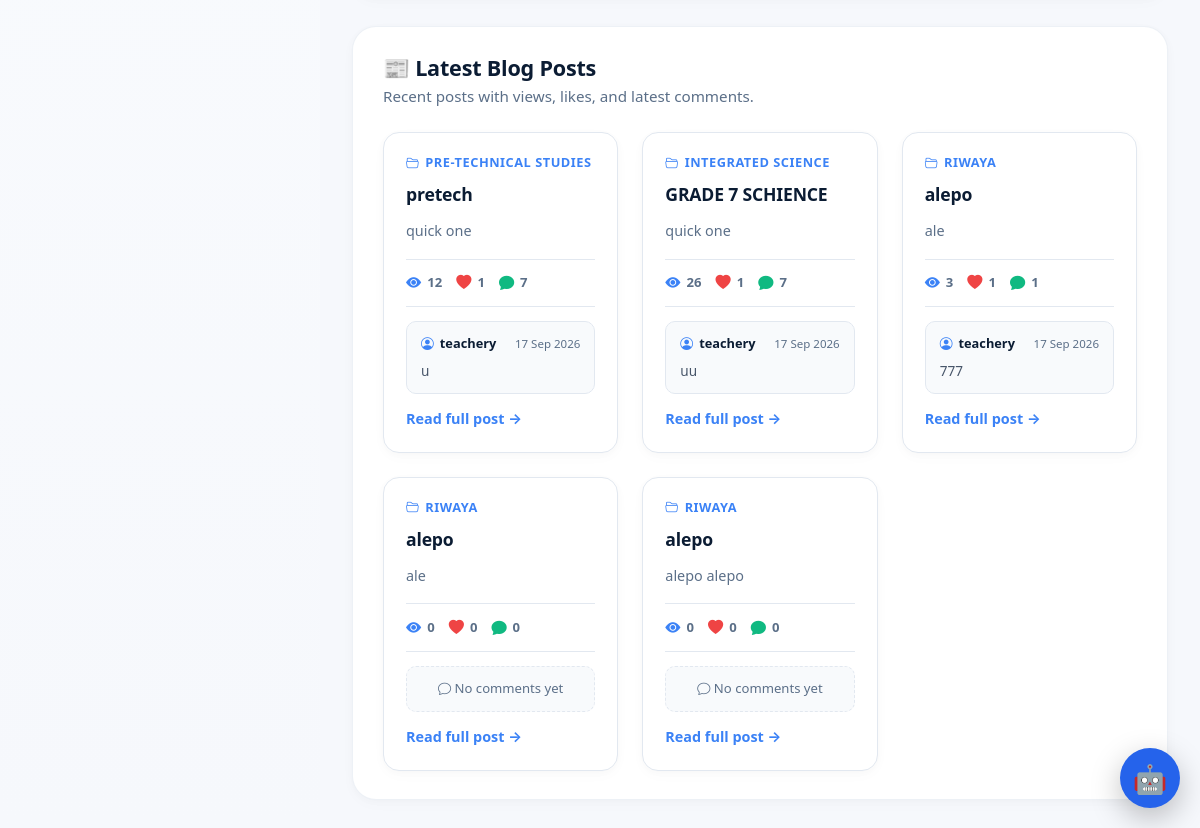
Page /accounts/teacher/dashboard/ (signed in, lower part) on the earlier database version.
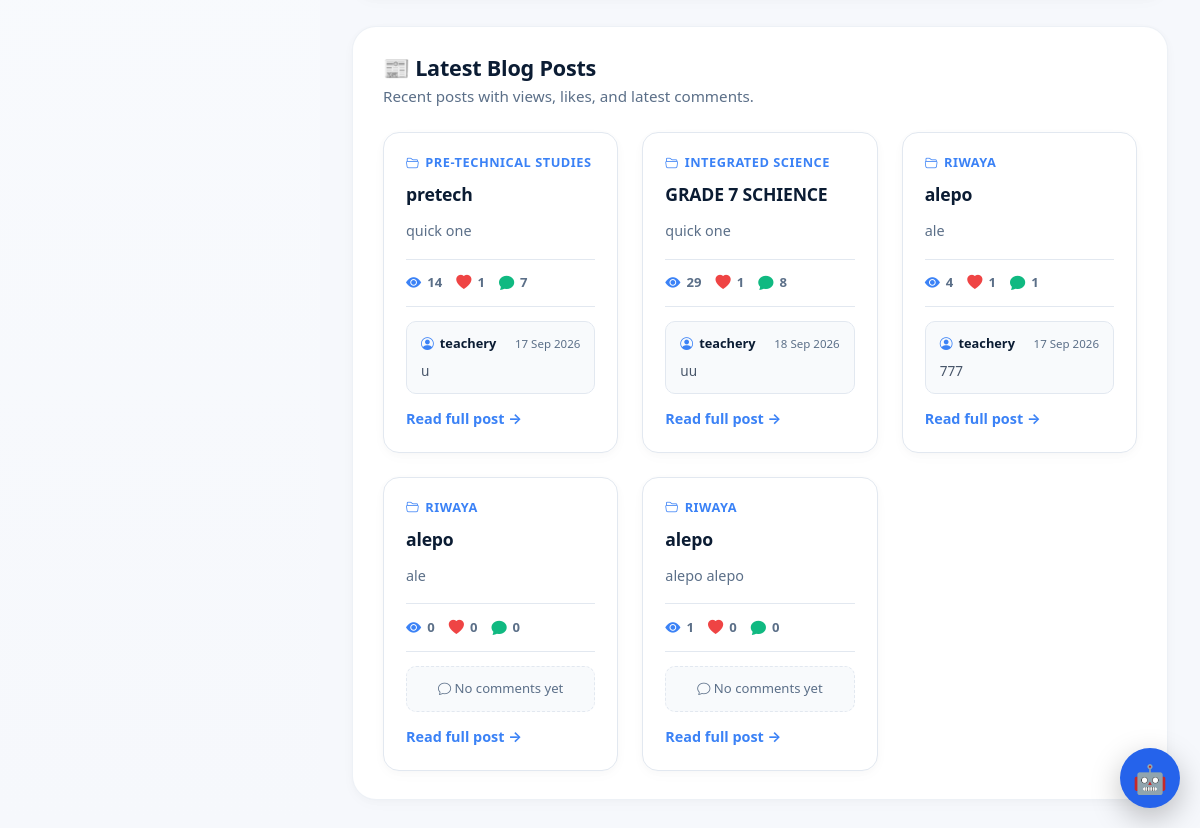
Same page on the later database version.
### blog/models.py (models this page shows, shortened)
class Post(models.Model):
    STATUS_CHOICES = [
        ("draft", "Draft"),
        ("published", "Published"),
    ]
    title = models.CharField(
        max_length=200
    )
    slug = models.SlugField(
        max_length=200,
        unique=True,
        blank=True
    )
    category = models.ForeignKey(
        Category,
        on_delete=models.CASCADE
    )
    tags = models.ManyToManyField(
        Tag,
        blank=True
    )
    excerpt = models.TextField(
        max_length=500
    )
    content = CKEditor5Field(
        "Content",
        config_name="default"
    )
    school = models.ForeignKey(
        "schools.School",
        on_delete=models.CASCADE,
        related_name="posts",
        null=True,
        blank=True
    )
    target_classes = models.ManyToManyField(
        "schools.SchoolClass",
        blank=True,
        related_name="posts"
    )
    author = models.ForeignKey(
        User,
        on_delete=models.CASCADE,
        related_name="posts"
    )
    approved = models.BooleanField(
        default=False
    )
    is_featured = models.BooleanField(
        default=False
    )
    video = models.FileField(
        upload_to="videos/",
        blank=True,
        null=True
    )
    youtube_url = models.URLField(
        blank=True,
        null=True
    )
    view_count = models.PositiveIntegerField(
        default=0
    )
    likes = models.ManyToManyField(
        User,
        related_name="liked_posts",
        blank=True
    )
    status = models.CharField(
        max_length=10,
        choices=STATUS_CHOICES,
        default="draft"
    )
    created_at = models.DateTimeField(
        auto_now_add=True
    )
    updated_at = models.DateTimeField(
        auto_now=True
    )
    visible_to_all = models.BooleanField(
        default=False
    )
    class Meta:
        ordering = ["-created_at"]
        indexes = [
            models.Index(
                fields=["school"]
            ),
            models.Index(
                fields=["status", "approved"]
            ),
        ]

class Comment(models.Model):
    post = models.ForeignKey(
        Post,
        on_delete=models.CASCADE,
        related_name="comments"
    )
    author = models.ForeignKey(
        User,
        on_delete=models.CASCADE,
        related_name="comments"
    )
    text = CKEditor5Field(
        "Text",
        config_name="default"
    )
    liked_by = models.ManyToManyField(
        User,
        related_name="liked_comments",
        blank=True
    )
    created_at = models.DateTimeField(
        auto_now_add=True
    )
    updated_at = models.DateTimeField(
        auto_now=True
    )
    class Meta:
        ordering = [
            "created_at"
        ]

class Category(models.Model):
    name = models.CharField(
        max_length=100,
        unique=True
    )
    slug = models.SlugField(
        max_length=110,
        unique=True,
        blank=True
    )
    class Meta:
        verbose_name_plural = "Categories"
        ordering = ["name"]

### accounts/models.py (models this page shows, shortened)
class User(AbstractUser):
    ROLE_CHOICES = [
        ("school_admin", "School Admin"),
        ("teacher", "Teacher"),
        ("student", "Student"),
        ("parent", "Parent"),
    ]
    role = models.CharField(
        max_length=20,
        choices=ROLE_CHOICES,
        default="student",
        db_index=True,
    )
    school = models.ForeignKey(
        "schools.School",
        on_delete=models.CASCADE,
        related_name="users",
        null=True,
        blank=True,
    )
    school_class = models.ForeignKey(
        "schools.SchoolClass",
        on_delete=models.SET_NULL,
        related_name="students",
        null=True,
        blank=True,
    )
    teacher_role = models.ForeignKey(
        "TeacherRole",
        on_delete=models.SET_NULL,
        null=True,
        blank=True,
        related_name="teachers",
    )
    admission_number = models.CharField(
        max_length=30,
        unique=True,
        blank=True,
        null=True,
        db_index=True,
    )
    employee_number = models.CharField(
        max_length=30,
        unique=True,
        blank=True,
        null=True,
        db_index=True,
    )
    tsc_number = models.CharField(
        max_length=30,
        blank=True,
        null=True,
    )
    phone_number = models.CharField(max_length=20, blank=True)
    profile_picture = models.ImageField(upload_to="profiles/", blank=True, null=True)
    date_of_birth = models.DateField(blank=True, null=True)
    is_verified = models.BooleanField(default=False)
    created_at = models.DateTimeField(default=timezone.now)
    updated_at = models.DateTimeField(auto_now=True)

### accounts/views.py (the view)
# urls.py: path('teacher/dashboard/', views.teacher_dashboard, name='teacher_dashboard'),
@login_required
def teacher_dashboard(request):
    teacher = request.user
    if getattr(teacher, "role", None) not in ("teacher", "school_admin"):
        return HttpResponseForbidden(
            "Only teachers and school admins can access this dashboard."
        )
    assignments = Assignment.objects.filter(
        teacher=teacher
    ).select_related(
        "subject",
        "school_class",
    ).order_by("-created_at")
    assignment_count = assignments.exclude(
        assignment_type="quiz"
    ).count()
    quiz_count = assignments.filter(
        assignment_type="quiz"
    ).count()
    student_count = Enrollment.objects.filter(
        school_class__assignments__teacher=teacher
    ).values("student").distinct().count()
    pending_submissions = Submission.objects.filter(
        assignment__teacher=teacher,
        graded=False,
    ).count()
    blog_context = get_blog_context()
    role = getattr(teacher, "role", "") or "unknown"
    role_labels = {
        "teacher": "Teacher",
        "school_admin": "School Admin",
        "student": "Student",
        "parent": "Parent",
    }
    role_label = role_labels.get(role, role.replace("_", " ").title())
    return render(
        request,
        "teacher.html",
        {
            "assignments": assignments[:5],
            "assignment_count": assignment_count,
            "quiz_count": quiz_count,
            "student_count": student_count,
            "pending_submissions": pending_submissions,
            "role": role,
            "role_label": role_label,
            **blog_context,
        }
    )

### accounts/views.py (called while the page is built)
def get_blog_categories():
    categories = list(
        Category.objects.all().order_by("name")
    )
    published_posts = Post.objects.filter(
        status="published"
    ).select_related(
        "author",
        "category",
    ).order_by("-created_at")
    posts_by_category = {}
    for post in published_posts:
        if post.category_id:
            posts_by_category.setdefault(
                post.category_id,
                []
            ).append(post)
    for category in categories:
        category.dashboard_posts = posts_by_category.get(
            category.id,
            []
        )
    return categories

def get_blog_posts():
    return Post.objects.filter(
        status="published"
    ).select_related(
        "author",
        "category",
    ).order_by("-created_at")[:5]

def get_blog_context():
    return {
        "posts": get_blog_posts(),
        "categories": get_blog_categories(),
    }

### dashboard/templates/teacher.html (shortened to what this page needs)
{% extends "base.html" %}
{% load static %}
{% block content %}
<div class="teacher-dashboard">
    <section class="teacher-section">
        <div class="teacher-section-header">
            <h2>📰 Latest Blog Posts</h2>
            <p>Recent posts with views, likes, and latest comments.</p>
        </div>
        {% if posts %}
            <div class="posts-grid" id="teacherPostsGrid">
                {% for post in posts %}
                    <article class="blog-post">
                        <div class="post-body">
                            {% if post.category %}
                                <div class="post-category">
                                    <i class="bi bi-folder2-open"></i>
                                    {{ post.category.name }}
                                </div>
                            {% endif %}
                            <h3 class="post-title">{{ post.title }}</h3>
                            {% if post.excerpt %}
                                <p class="post-excerpt">
                                    {{ post.excerpt|truncatewords:20 }}
                                </p>
                            {% endif %}
                            <div class="post-stats">
                                <span class="post-stat views">
                                    <i class="bi bi-eye-fill"></i>
                                    {{ post.view_count|default:0 }}
                                </span>
                                <span class="post-stat likes">
                                    <i class="bi bi-heart-fill"></i>
                                    {{ post.likes.count|default:0 }}
                                </span>
                                <span class="post-stat comments">
                                    <i class="bi bi-chat-fill"></i>
                                    {{ post.comments.count|default:0 }}
                                </span>
                            </div>
                            {% with latest=post.comments.all|dictsortreversed:"created_at"|first %}
                                {% if latest %}
                                    <div class="latest-comment">
                                        <div class="latest-comment-header">
                                            <span class="latest-comment-author">
                                                <i class="bi bi-person-circle"></i>
                                                {{ latest.author.username }}
                                            </span>
                                            <span class="latest-comment-date">
                                                {{ latest.created_at|date:"d M Y" }}
                                            </span>
                                        </div>
                                        <div class="latest-comment-text">
                                            {{ latest.text|truncatewords:15 }}
                                        </div>
                                    </div>
                                {% else %}
                                    <div class="no-comment">
                                        <i class="bi bi-chat"></i>
                                        No comments yet
                                    </div>
                                {% endif %}
                            {% endwith %}
                            <a href="{% url 'blog:post_detail' post.slug %}"
                               class="read-more-link">
                                Read full post →
                            </a>
                        </div>
                    </article>
                {% endfor %}
            </div>
        {% else %}
            <div class="teacher-empty">
                <span class="empty-icon">📰</span>
                No blog posts available.
            </div>
        {% endif %}
    </section>
</div>
{% endblock %}

Differences in the rows shown:
changed Post "pretech": view_count "12" → "14"
changed Post "GRADE 7 SCHIENCE": view_count "26" → "29"; comments.count "7" → "8"; comments.created_at "17 Sep 2026" → "18 Sep 2026"
changed Post (number 3 of 5 on the later page): view_count "3" → "4"
changed Post "alepo alepo": view_count "0" → "1"
